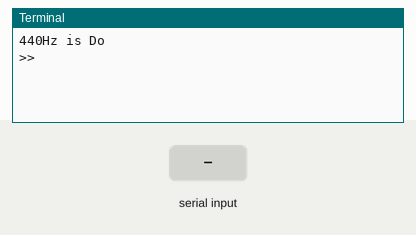
A program run on a simulated Raspberry Pi (BCM pin numbers). On the bench: the last lines printed to the terminal. The test bench sets the inputs (shaded band). Threads take turns every 2 ms; the clock reads 2024-03-15 10:24:30 at power-on unless the program sets it.

Above: at 1.2 s.
1.3 s: "5" typed at the terminal, then Enter
At 2.2 s:
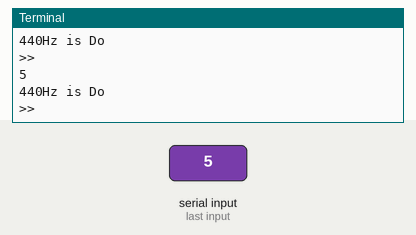
2.8 s: "90" typed at the terminal, then Enter
At 3.3 s:
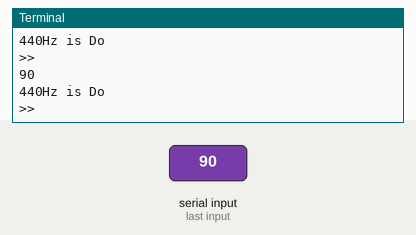

The program:

dac2.py
```python
import time
import math
import RPi.GPIO as GPIO
import threading

#set GPIO
GPIO.setwarnings(False)
GPIO.cleanup()
GPIO.setmode(GPIO.BCM)

#pins [0] is the highest resistance(lowest significance) bit. pinstatus states pin values
datapin = [21, 20, 16, 26, 19, 13]
pinstatus = []
for i in range(0, len(datapin)):
    pinstatus.append(0)
    GPIO.setup(datapin[i], GPIO.OUT)

freq = 440 #set Do to play


class player (threading.Thread):

    def __init__(self, threadID):  #ID == 1 -> write to pins, 0 -> buffer pin data
        self.ID = threadID
        global pinstatus
        self.laststatus = list(pinstatus)
        threading.Thread.__init__(self)

    def writearray(self):  #write data from pinstatus to GPIO
        global pinstatus
        global datapin
        for i in range(0, len(datapin)):
            if pinstatus[i] and not self.laststatus[i]:
                GPIO.output(datapin[i], GPIO.HIGH)
                self.laststatus[i] = int(pinstatus[i])
            elif self.laststatus[i] and not pinstatus[i]:
                GPIO.output(datapin[i], GPIO.LOW)
                self.laststatus[i] = int(pinstatus[i])

    def writenumber(self):  #calculate GPIO from a frequency
        global freq
        global pinstatus
        number = (math.sin((time.time()-self.start)*freq)+1)*(63/2)

        listholder = list(str(bin(int(number))))
        listholder.pop(0), listholder.pop(0)
        finalist = []
        for i in range(0, len(listholder)):
            finalist.append(listholder[len(listholder)-(i+1)])
        while len(pinstatus) > len(finalist):
            finalist.append(0)
        pinstatus = list(finalist)


        self.writearray()


    def run(self):
        global datapin
        if self.ID:
            while True:
                self.writearray()
        else:
            self.start = time.time()
            while True:
                self.writenumber()


#reproducer = player(1)
calculator = player(0)

#reproducer.start()
calculator.start()


while True:
    try:
        freq = int(input("440Hz is Do\n>>"))
    except KeyError:
        print("EMPTY")
```

Measured:
- after the input at 1.3 s, the terminal: prints a new line at once (image 1)
- after the input at 2.8 s, the terminal: prints a new line at once (image 2)
